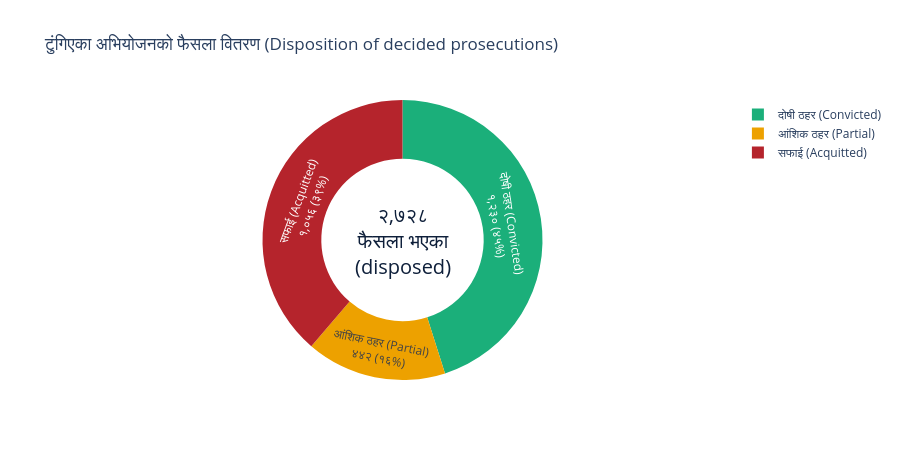

Write notebook code for a chart like this one.
### Markdown cell above
## 2. Outcomes — about three in five decided prosecutions convict

Restricting to the corpus's decided cases with a clean disposition, the split is
**45% full conviction / 16% partial / 39% acquittal**. "Partial" (आंशिक ठहर) is where a mixed
outcome lands — some accused convicted and others acquitted, or conviction on some counts / a reduced
amount (these are *case* verdicts; the data carries no per-defendant outcome). On the default
definition that makes **61% convicted**; on the conservative one, **45% convict cleanly**. The
gap between those two numbers is the 16% of cases the court itself declined to resolve either way.

### Code cell
vals = [conv, part, acq]
labs = [L_CONV, L_PART, L_ACQ]
txt = [f"{L}<br>{dev(f'{v:,}')} ({dev(f'{v / clean * 100:.0f}')}%)" for L, v in zip(labs, vals)]
fig = go.Figure(go.Pie(labels=labs, values=vals, text=txt, textinfo="text", hole=0.58, sort=False,
                       direction="clockwise", marker={"colors": [GREEN, AMBER, CRIMSON]}))
fig.update_layout(title="टुंगिएका अभियोजनको फैसला वितरण (Disposition of decided prosecutions)",
                  annotations=[{"text": f"{dev(f'{clean:,}')}<br>फैसला भएका<br>(disposed)", "x": 0.5, "y": 0.5,
                                "showarrow": False, "font": {"size": 20, "color": NAVY}}],
                  height=460)
fig

### Figure 1 — Plotly figure (JSON) as saved in the notebook; plotly's stock layout.template omitted (floating-point values rounded to 4 significant figures)
{"data": [{"direction": "clockwise", "hole": 0.58, "labels": ["दोषी ठहर (Convicted)", "आंशिक ठहर (Partial)", "सफाई (Acquitted)"], "marker": {"colors": ["#1baf7a", "#eda100", "#B5242C"]}, "sort": false, "text": ["दोषी ठहर (Convicted)<br>१,२३० (४५%)", "आंशिक ठहर (Partial)<br>४४२ (१६%)", "सफाई (Acquitted)<br>१,०५६ (३९%)"], "textinfo": "text", "type": "pie", "values": [1230, 442, 1056]}], "layout": {"annotations": [{"font": {"color": "#0E1F3A", "size": 20}, "showarrow": false, "text": "२,७२८<br>फैसला भएका<br>(disposed)", "x": 0.5, "y": 0.5}], "height": 460, "title": {"text": "टुंगिएका अभियोजनको फैसला वितरण (Disposition of decided prosecutions)"}}}
